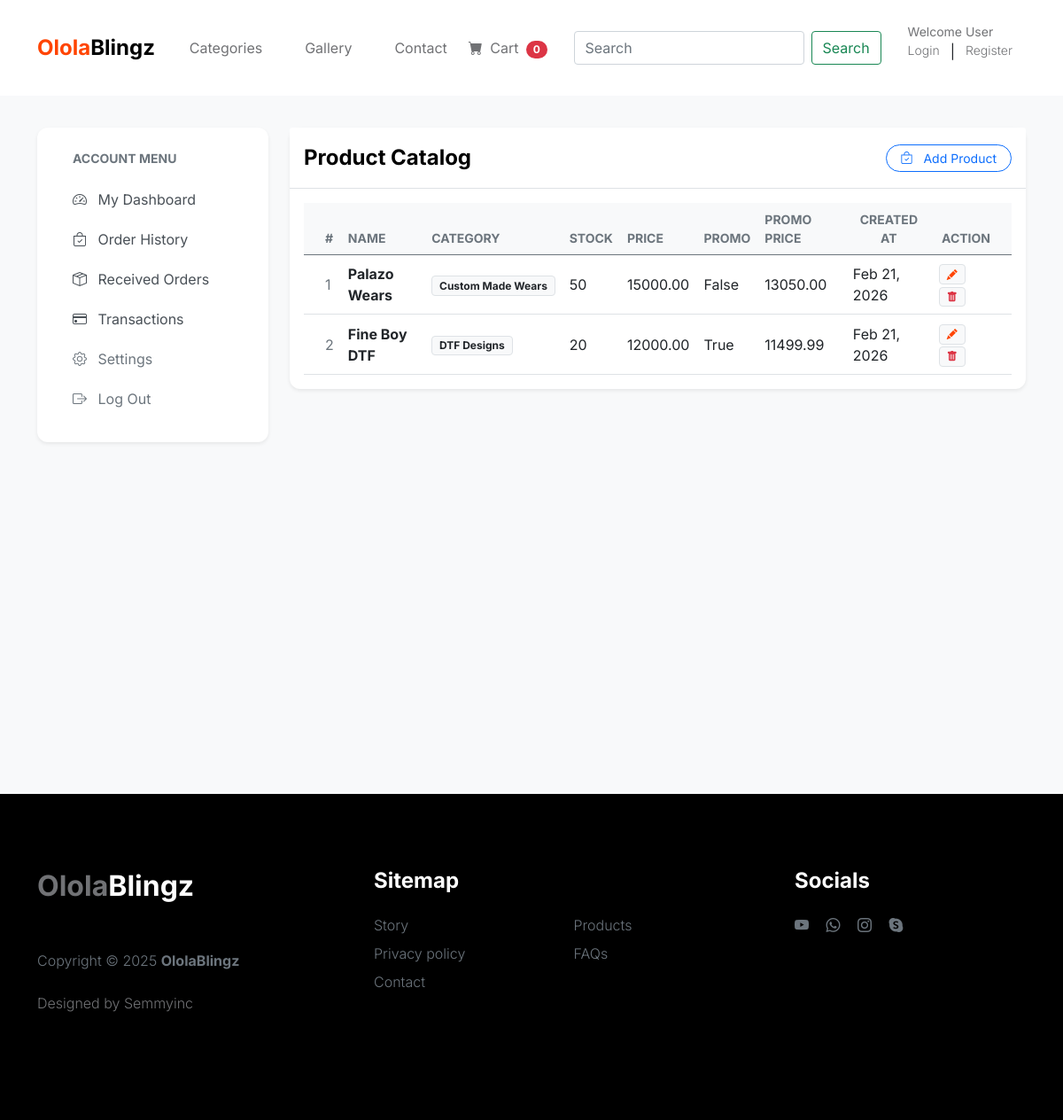
The page /dashboard/dashboard_products on the database its author committed.
### product/models.py (models this page shows, shortened)
class Product(models.Model):
    product_name = models.CharField(max_length=50)
    slug = models.SlugField()
    category = models.ForeignKey(Category, on_delete=models.CASCADE, null=True, blank=True)
    description = models.TextField()
    promo = models.BooleanField(default=False)
    price = models.DecimalField(max_digits=7, decimal_places=2)
    promo_price = models.DecimalField(max_digits=7, decimal_places=2)
    image = models.ImageField(upload_to='uploads/product_picture', default='default.jpg')
    available = models.BooleanField(default=True, blank=True, null=True)
    created_at = models.DateTimeField(auto_now_add=True, blank=True, null=True)
    modified_at = models.DateTimeField(auto_now=True, blank=True, null=True)
    stock_level = models.IntegerField(blank=True, null=True)

class Category(models.Model):
    category_name = models.CharField(max_length=50, unique=True)
    slug = models.SlugField(unique=True)
    description = models.TextField()
    image = models.ImageField(upload_to='uploads/category_picture', default='default.jpg')
    def __str__(self):
        return self.category_name
    class Meta:
        verbose_name_plural = 'Categories'
    def get_slug_url(self):
        return reverse('products_by_category', args=[self.slug])

### dashboard/views.py (the view)
# urls.py: path('dashboard_products', views.dashboard_products, name='dashboard_products'),
def dashboard_products(request):
    products = Product.objects.all()
    context = {'products':products}
    return render(request, 'dashboard/dashboard_products.html', context)

### cart/context_processors.py (called while the page is built)
def cart_counter(request):
    cart_count = 0
    if 'admin' in request.path:
        return {}
    else:
        try:
            if request.user.is_authenticated:
                cart_items = CartItem.objects.all().filter(user=request.user)
            else:
                cart = Cart.objects.filter(cart_id=_cart_id(request))
                cart_items = CartItem.objects.all().filter(cart=cart[:1])
            for cart_item in cart_items:
                cart_count += cart_item.quantity
        except Cart.DoesNotExist:
            cart_count = 0
    return dict(cart_count=cart_count)

### cart/views.py (called while the page is built)
def _cart_id(request):
    cart = request.session.session_key
    if not cart:
        cart = request.session.create()
    return cart

### product/context_processors.py (called while the page is built)
def category_menu_links(request):
    links = Category.objects.all()
    return {'links':links}

### templates/dashboard/dashboard_products.html (shortened to what this page needs)
{% extends 'base.html' %}
{% block content %}
<br><br><br><br>
<link rel="stylesheet" href="https://cdn.jsdelivr.net">
<section class="section-content padding-y-sm bg-light-soft min-vh-100">
    <div class="container py-5">
        <div class="row">
             {% include 'dashboard/sidebar.html' %}
            <main class="col-lg-9">
                <div class="card shadow-sm mb-4">
                    <div class="card-header bg-white py-3 border-bottom-0">
                        <div class="d-flex justify-content-between align-items-center">
                            <h5 class="mb-0 fw-bold">Product Catalog</h5>
                             <a href="{% url 'dashboard_add_product' %}" class="btn btn-sm btn-outline-primary rounded-pill px-3"><i class="bi bi-bag-check me-2"></i>&nbsp;Add Product</a>
                        </div>
                    </div>
                    <div class="card-body border-top">
                        <table class="table table-hover align-middle mb-0">
                        <thead class="table-light text-muted small text-uppercase">
                            <tr>
                                <th class="ps-4">#</th>
                                <th>Name</th>
                                <th>Category</th>
                                <th>Stock</th>
                                <th>Price</th>
                                <th>Promo</th>
                                <th>Promo Price</th>
                                <th class="text-center">Created At</th>
                                <th class="text-end pe-4">Action</th>
                            </tr>
                        </thead>
                        <tbody>
                            {% for product in products %}
                            <tr>
                                <td class="ps-4 text-muted">{{forloop.counter}}</td>
                                <td class="fw-bold text-dark">{{product.product_name}}</td>
                                <td><span class="badge bg-light text-dark border">{{product.category}}</span></td>
                                <td>{{product.stock_level}}</td>
                               <td>{{product.price}}</td>
                               <td>{{product.promo}}</td>
                               <td>{{product.promo_price}}</td>
                               <td>{{product.created_at | date:'M d, Y'}}</td>
                               <td>
                                    <span class="badge bg-light text-dark border"><a href="{% url 'dashboard_edit_product' product.slug %}"><i class="bi bi-pencil-fill text-primary"></i></a></span>&nbsp; &nbsp;
                                    <span class="badge bg-light text-dark border"><a href="{% url 'dashboard_delete_product' product.slug %}" onclick="return confirm('Delete this user?')"><i class="bi bi-trash-fill text-danger"></i></a></span>
                               </td>
                            </tr>
                            {% endfor %}
                        </tbody>
                    </table>
                    </div>
                </div>
            </main>
        </div>
    </div>
</section>
{% endblock %}

### static/css/tooplate-little-fashion.css (style rules this page uses)
:root { --white-color: #FFFFFF; --primary-color: #FF4400; --section-bg-color: #f0f8ff; --dark-color: #000000; --grey-color: #d0d1d1; --p-color: #717275; --body-font-family: 'Inter', sans-serif; --h5-font-size: 24px; --p-font-size: 20px; --copyright-text-font-size: 16px; --product-link-font-size: 14px; --custom-link-font-size: 12px; --font-weight-thin: 100; --font-weight-light: 300; --font-weight-normal: 400; --font-weight-bold: 700; --font-weight-black: 900; }
body, html { height: 100%; }
html { scroll-behavior: smooth; }
body { background: var(--white-color); font-family: var(--body-font-family); position: relative; }
h2, h3, h4, h5, h6 { color: var(--dark-color); line-height: inherit; }
h1, h2, h3, h4, h5, h6 { font-weight: var(--font-weight-bold); }
h5 { font-size: 24px; }
a, button { touch-action: manipulation; transition: all 0.3s; }
a { color: var(--p-color); text-decoration: none; }
.text-primary { color: var(--primary-color) !important; }
section { content-visibility: auto; contain-intrinsic-size: 700px; }

### templates/dashboard/dashboard_products.html (style rules this page uses)
.bg-light-soft { background-color: #f8f9fa; }
.card { border: none; border-radius: 12px; transition: transform 0.2s; }

### rows shown on the page
Product: product_name "Palazo Wears", category "Custom Made Wears", stock_level "50", price "15000.00", promo "False", promo_price "13050.00", created_at "Feb 21, 2026"
Product: product_name "Fine Boy DTF", category "DTF Designs", stock_level "20", price "12000.00", promo "True", promo_price "11499.99", created_at "Feb 21, 2026"

### other values the page prints
{{ cart_count }} "0"
